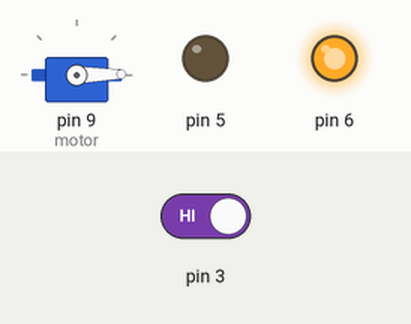
Bench run of a sketch on a simulated Arduino Uno, built with avr-gcc and run on an emulated ATmega328P. Shown: servo, output pins drawn as LEDs (lit = HIGH). Inputs (shaded band) come from the test bench; at power-on: pin 3 HIGH.

Above: at 3.0 s.
3.1 s: pin 3 driven LOW
At 3.58 s:
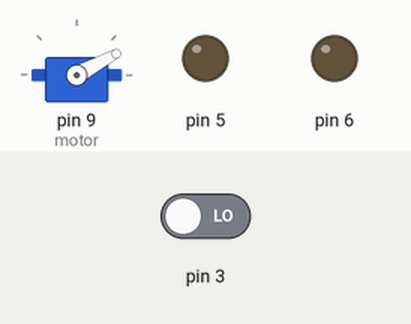
6.1 s: pin 3 driven HIGH
At 7.0 s:
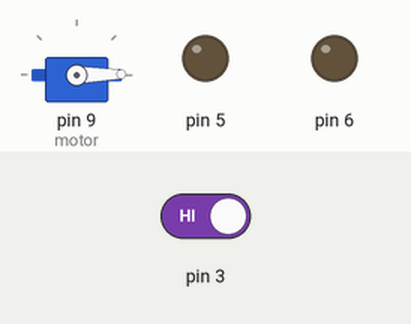
Timing chart, 0 to 9.1 s (numbered marks = the images above; inputs shaded):
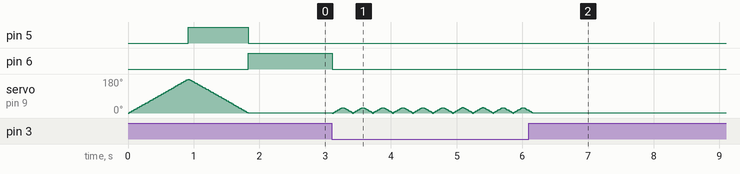

Measured:
- after the input at 6.1 s, servo on pin 9 (motor): goes on until 6.2 s, then stays 1°

The sketch:

servo_motor.ino
```cpp
#include<Servo.h>
Servo motor;
int p=0;
int angle=30;
void setup() {
  pinMode(5,OUTPUT);
  pinMode(6,OUTPUT);

  motor.attach(9);
  motor.write(0);
  digitalWrite(5,LOW);
  for(p=0;p<180;p++){
  motor.write(p);
delay(5);
}
digitalWrite(5,HIGH);
digitalWrite(6,LOW);
for(p=180;p>0;p--){
  motor.write(p);
delay(5);
}
digitalWrite(6,HIGH);

}

void loop() {
  if (digitalRead(3)== LOW)
  {
    digitalWrite(6,LOW);
for(p=0;p<angle;p++){
  motor.write(p);
  delay(5);
}
for(p=angle;p>0;p--){
  motor.write(p);
  delay(5);
}
  }
  else{
   digitalWrite(5,LOW);
   delay(10);
  }
}
```
